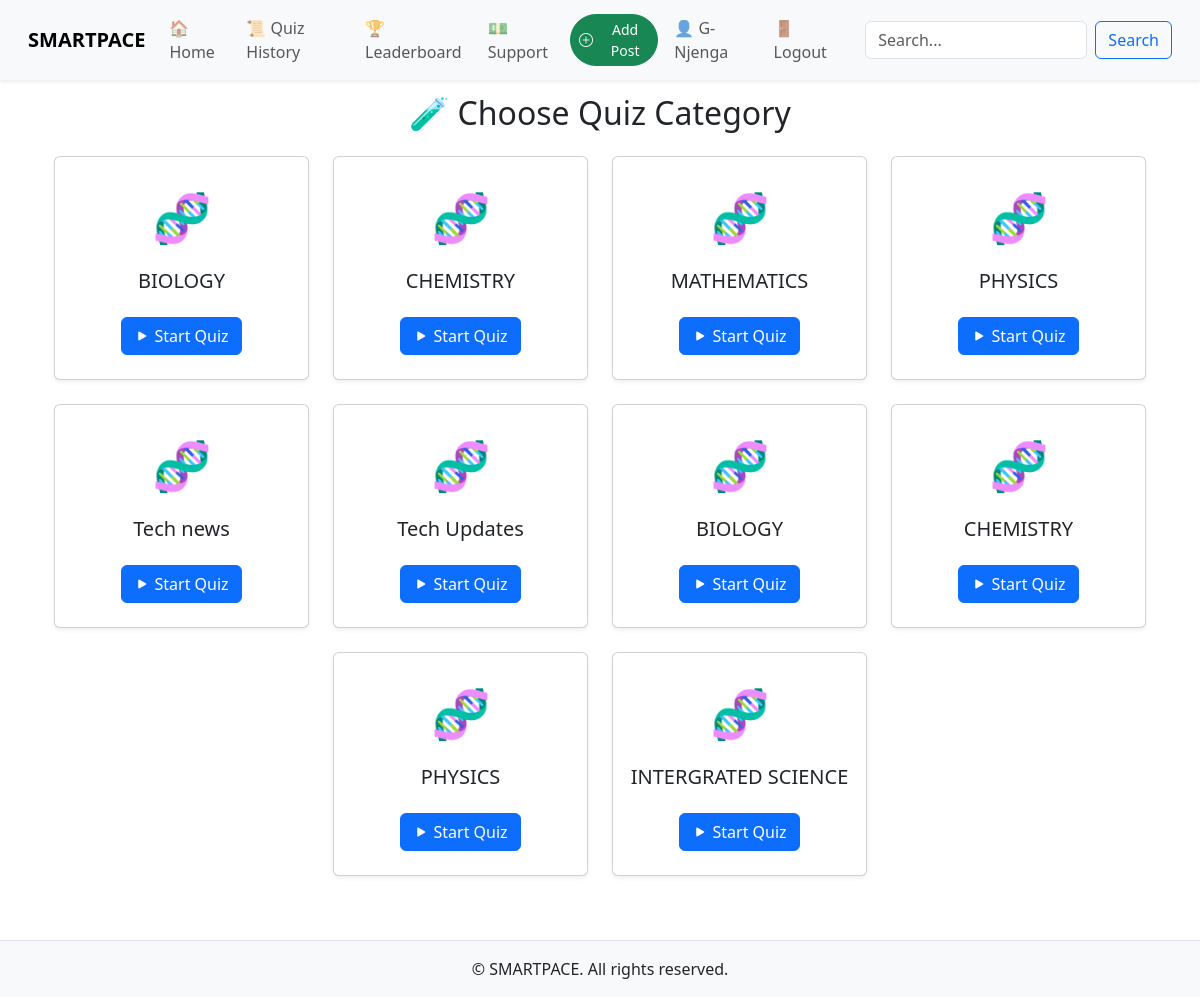
The app's page /quiz/ (signed in) with its own data.
### core/models.py (models this page shows, shortened)
class QuizCategory(models.Model):
    name = models.CharField(max_length=100)

### core/views.py (the view)
# urls.py: path('quiz/', views.quiz_category_list, name='quiz_category_list'),
@login_required
def quiz_category_list(request):
    categories = QuizCategory.objects.all()
    return render(request, 'quiz/category_list.html', {'categories': categories})

### core/context_processors.py (called while the page is built)
def daily_fact(request):
    today = date.today()
    fact = DailyFact.objects.filter(date=today).first()
    return {'daily_fact': fact}

### core/templates/quiz/category_list.html (shortened to what this page needs)
{% extends 'base.html' %}
{% block content %}
<div class="container mt-4">
  <h2 class="mb-4 text-center">🧪 Choose Quiz Category</h2>
  <div class="row g-4 justify-content-center">
    {% for cat in categories %}
    <div class="col-12 col-sm-6 col-md-4 col-lg-3">
      <div class="card text-center h-100 shadow-sm rounded category-card"
           style="cursor:pointer;">
        <div class="card-body d-flex flex-column justify-content-center align-items-center py-4">
          <div style="font-size: 3rem;">🧬</div>
          <h5 class="card-title mt-3">{{ cat.name }}</h5>
          <a href="{% url 'start_quiz' cat.id %}" class="btn btn-primary mt-3">
            <i class="bi bi-play-fill"></i> Start Quiz
          </a>
        </div>
      </div>
    </div>
    {% empty %}
      <p class="text-center text-muted">No quiz categories available.</p>
    {% endfor %}
  </div>
</div>
{% endblock %}

### core/templates/base.html (shortened to what this page needs)
{% load static %}
<!DOCTYPE html>
<html lang="en">
<head>
  <link href="https://cdn.jsdelivr.net/npm/bootstrap@5.3.3/dist/css/bootstrap.min.css" rel="stylesheet" />
  <link href="https://cdn.jsdelivr.net/npm/bootstrap-icons@1.10.5/font/bootstrap-icons.css" rel="stylesheet" />
</head>
<body>
  <nav class="navbar navbar-expand-lg navbar-light bg-light fixed-top px-3 shadow-sm">
    <div class="container-fluid">
      <a class="navbar-brand fw-bold" href="{% url 'home' %}">SMARTPACE</a>
      <div class="collapse navbar-collapse" id="navbarNav">
        <ul class="navbar-nav me-auto">
          <li class="nav-item">
            <a class="nav-link" href="{% url 'home' %}">🏠 Home</a>
          </li>
          <li class="nav-item">
            <a class="nav-link" href="{% url 'quiz_history' %}">📜 Quiz History</a>
          </li>
          <li class="nav-item">
            <a class="nav-link" href="{% url 'quiz_leaderboard' %}">🏆 Leaderboard</a>
          </li>
          <li class="nav-item">
            <a class="nav-link" href="{% url 'support' %}">💵 Support</a>
          </li>
        </ul>
        <ul class="navbar-nav ms-auto align-items-center">
          {% if user.is_authenticated %}
            <li class="nav-item me-2">
              <a href="{% url 'add_post' %}" class="btn btn-success btn-sm rounded-pill d-flex align-items-center">
                <i class="bi bi-plus-circle me-2"></i> Add Post
              </a>
            </li>
            <li class="nav-item">
              <a class="nav-link" href="{% url 'profile' %}">👤 {{ user.username }}</a>
            </li>
            <li class="nav-item">
              <a class="nav-link" href="{% url 'logout' %}">🚪 Logout</a>
            </li>
          {% endif %}
        </ul>
        <form class="d-flex ms-3" method="GET" action="{% url 'search' %}">
          <input class="form-control me-2" type="search" name="q" placeholder="Search..." aria-label="Search" required />
          <button class="btn btn-outline-primary" type="submit">Search</button>
        </form>
      </div>
    </div>
  </nav>
  <main class="container mt-4">
    {% block content %}{% endblock %}
  </main>
  <footer class="text-center">
    <div class="container">
      <p class="mb-0">&copy; {{ now|date:"Y" }} SMARTPACE. All rights reserved.</p>
    </div>
  </footer>
</body>
</html>

### core/templates/base.html (style rules this page uses)
body { padding-top: 70px; }
footer { background-color: #f8f9fa; padding: 1rem 0; margin-top: 4rem; border-top: 1px solid #dee2e6; }

### records on screen
QuizCategory: name "BIOLOGY"
QuizCategory: name "CHEMISTRY"
QuizCategory: name "MATHEMATICS"
QuizCategory: name "PHYSICS"
QuizCategory: name "Tech news"
QuizCategory: name "Tech Updates"
QuizCategory: name "BIOLOGY"
QuizCategory: name "CHEMISTRY"
QuizCategory: name "PHYSICS"
QuizCategory: name "INTERGRATED SCIENCE"

### other values on screen
{{ user.username }} "G-Njenga"
